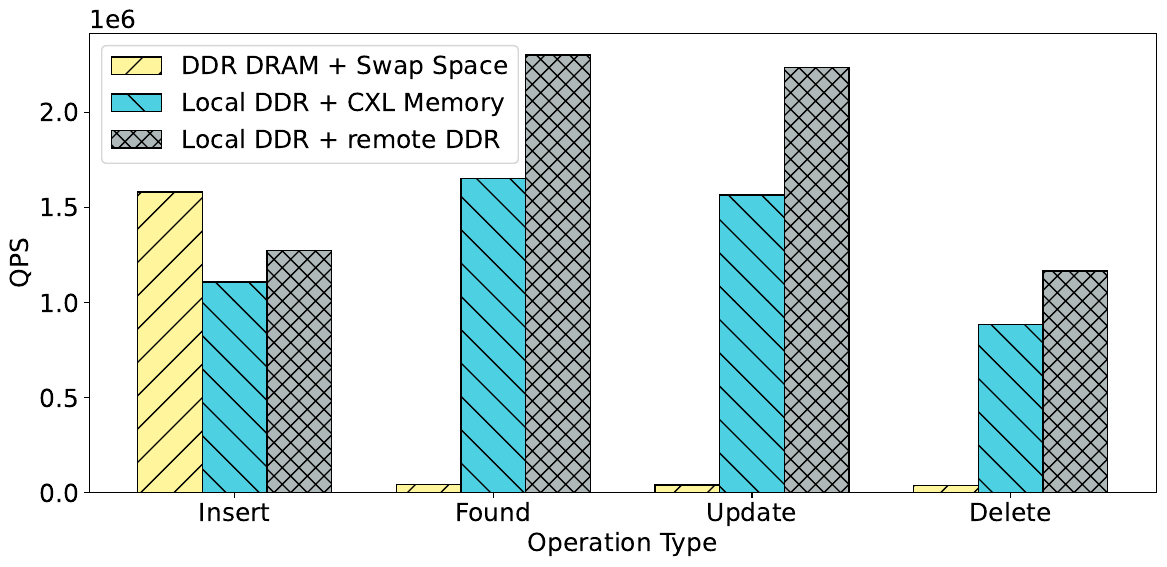

Python code for this plot:
import matplotlib.pyplot as plt

# 数据
labels = ['Insert', 'Found', 'Update', 'Delete']
cxl_dram_hybrid_qps = [1.10779e+06, 1.65306e+06, 1.56434e+06, 885108]
dram_swap_qps = [1.58165e+06, 43271.8, 41481.6, 37318]
cxl_numa_hybrid_qps = [1.27237e+06, 2.30109e+06, 2.23605e+06, 1.16602e+06]
colors = [ '#FFF59D', '#4DD0E1','#AFB8B9']
x = range(len(labels))
patterns = ['/', '\\', 'xx', 'x', '\\\\', '//', '+', '..', '++']
plt.rcParams.update({'font.size': 18})
# 绘制柱状图
fig, ax = plt.subplots(figsize=(12, 6))  # 设置图形大小为宽10英寸，高6英寸
bar_width = 0.25
bar1 = ax.bar(x, dram_swap_qps, bar_width, label='DDR DRAM + Swap Space', color=colors[0], zorder=2,edgecolor='black',hatch=patterns[0])
bar2 = ax.bar([i + bar_width for i in x], cxl_dram_hybrid_qps, bar_width, label='Local DDR + CXL Memory', color=colors[1], zorder=2, edgecolor='black',hatch=patterns[1])
bar3 = ax.bar([i + bar_width*2 for i in x], cxl_numa_hybrid_qps, bar_width, label='Local DDR + remote DDR', color=colors[2], zorder=2,edgecolor='black',hatch=patterns[2])

# 添加标签、标题和图例
ax.set_xlabel('Operation Type')
ax.set_ylabel('QPS')
# ax.set_title('Viper QPS for different operations in different configurations')
ax.set_xticks([i + bar_width for i in x])
ax.set_xticklabels(labels)
ax.legend(loc='upper left')

# 设置图例位置
# ax.legend(loc='upper right')

# 添加数据标签
# def autolabel(bars):
#     for bar in bars:
#         height = bar.get_height()
#         ax.annotate(f'{height:.2e}', xy=(bar.get_x() + bar.get_width() / 2, height),
#                     xytext=(0, 0), textcoords="offset points", ha='center', va='bottom')

# autolabel(bar1)
# autolabel(bar2)
# autolabel(bar3)

# 显示网格线
# ax.grid(axis='y', zorder=1)

# 显示图形
plt.tight_layout()
plt.show()
# plt.savefig('viper_hybrid.pdf', bbox_inches='tight')